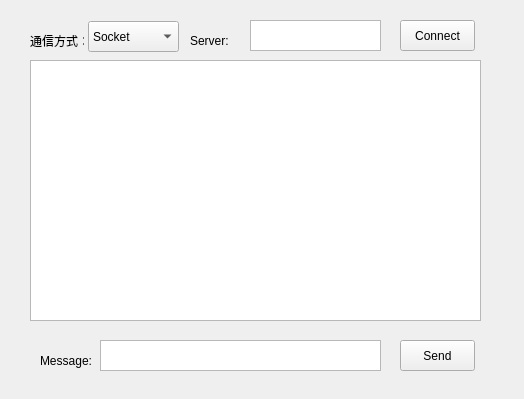
<?xml version="1.0" encoding="UTF-8"?>
<ui version="4.0">
 <class>Widget</class>
 <widget class="QWidget" name="Widget">
  <property name="geometry">
   <rect>
    <x>0</x>
    <y>0</y>
    <width>524</width>
    <height>399</height>
   </rect>
  </property>
  <property name="windowTitle">
   <string>Client</string>
  </property>
  <widget class="QLabel" name="label">
   <property name="geometry">
    <rect>
     <x>190</x>
     <y>30</y>
     <width>54</width>
     <height>21</height>
    </rect>
   </property>
   <property name="text">
    <string>Server:</string>
   </property>
  </widget>
  <widget class="QTextEdit" name="textEdit">
   <property name="geometry">
    <rect>
     <x>250</x>
     <y>20</y>
     <width>131</width>
     <height>31</height>
    </rect>
   </property>
  </widget>
  <widget class="QPushButton" name="pushButton">
   <property name="geometry">
    <rect>
     <x>400</x>
     <y>20</y>
     <width>75</width>
     <height>31</height>
    </rect>
   </property>
   <property name="text">
    <string>Connect</string>
   </property>
  </widget>
  <widget class="QTextBrowser" name="textBrowser">
   <property name="geometry">
    <rect>
     <x>30</x>
     <y>60</y>
     <width>451</width>
     <height>261</height>
    </rect>
   </property>
  </widget>
  <widget class="QTextEdit" name="textEdit_2">
   <property name="geometry">
    <rect>
     <x>100</x>
     <y>340</y>
     <width>281</width>
     <height>31</height>
    </rect>
   </property>
  </widget>
  <widget class="QPushButton" name="pushButton_2">
   <property name="enabled">
    <bool>true</bool>
   </property>
   <property name="geometry">
    <rect>
     <x>400</x>
     <y>340</y>
     <width>75</width>
     <height>31</height>
    </rect>
   </property>
   <property name="text">
    <string>Send</string>
   </property>
  </widget>
  <widget class="QLabel" name="label_2">
   <property name="geometry">
    <rect>
     <x>40</x>
     <y>350</y>
     <width>54</width>
     <height>21</height>
    </rect>
   </property>
   <property name="text">
    <string>Message:</string>
   </property>
  </widget>
  <widget class="QComboBox" name="comboBox">
   <property name="geometry">
    <rect>
     <x>88</x>
     <y>21</y>
     <width>91</width>
     <height>31</height>
    </rect>
   </property>
   <item>
    <property name="text">
     <string>Socket</string>
    </property>
   </item>
   <item>
    <property name="text">
     <string>Pipe</string>
    </property>
   </item>
   <item>
    <property name="text">
     <string>共享存储区</string>
    </property>
   </item>
  </widget>
  <widget class="QLabel" name="label_3">
   <property name="geometry">
    <rect>
     <x>30</x>
     <y>30</y>
     <width>54</width>
     <height>21</height>
    </rect>
   </property>
   <property name="text">
    <string>通信方式：</string>
   </property>
  </widget>
 </widget>
 <resources/>
 <connections/>
</ui>
